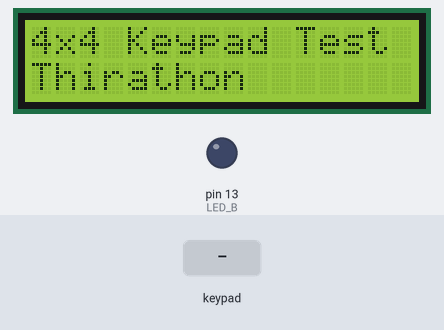
Bench run of a sketch on a simulated Arduino Uno, built with avr-gcc and run on an emulated ATmega328P. On the bench: 16×2 character LCD, output pins drawn as LEDs (lit = HIGH). The test bench sets the inputs (shaded band). What the sketch prints to the serial monitor is not drawn.

Above: at 0.1 s.
5.3 s: keypad keys 1 2 1 1 1 0 9 # pressed 0.4 s apart
At 9.3 s:
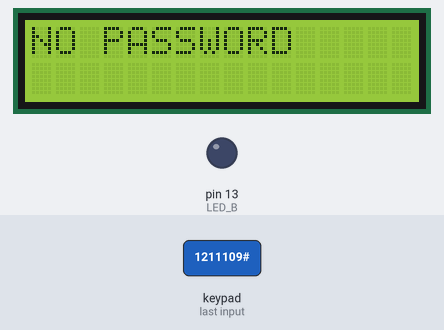
10.0 s: keypad keys 1 2 1 1 1 0 9 A pressed 0.4 s apart
At 13.3 s:
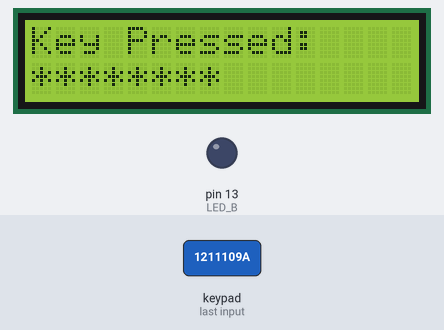
14.7 s: key 'B' pressed
At 15.9 s:
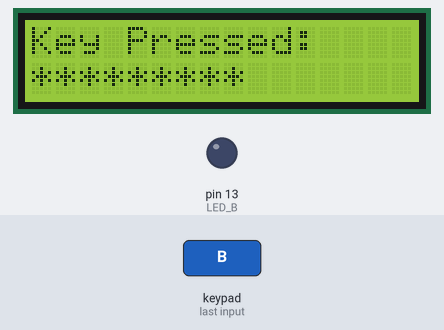
16.2 s: keypad keys 1 2 1 1 1 0 9 D pressed 0.4 s apart
At 19.0 s:
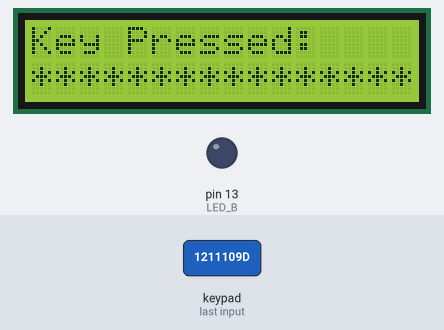
20.9 s: key '*' pressed
At 22.4 s:
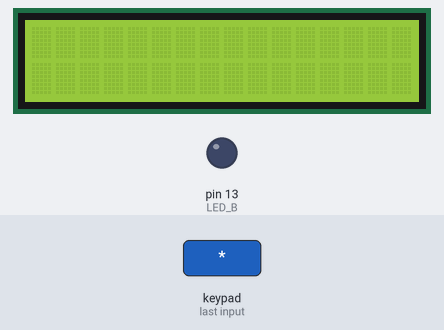
23.4 s: key '1' pressed
At 24.7 s:
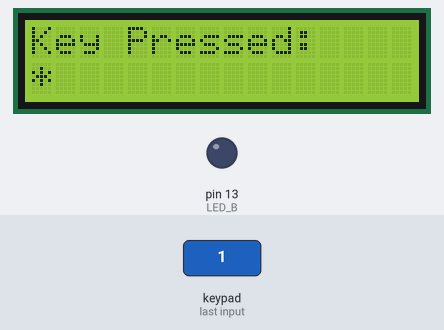
Timing chart, 0 to 25.9 s (numbered marks = the images above; inputs shaded):
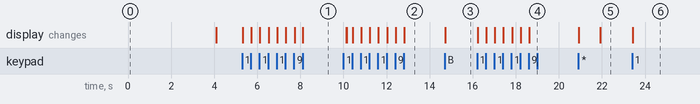

The sketch:

LAB43.ino
```cpp
/*LAB4.3*/
//https://app.cirkitdesigner.com/project/10dead32-6c0e-457e-97b3-138df0d95000


#include <Wire.h>
#include <LiquidCrystal_I2C.h>
LiquidCrystal_I2C lcd(0x27, 16, 2);

#include <Keypad.h>

#define LED_B 13

const byte ROWS = 4; // Number of rows
const byte COLS = 4; // Number of columns


byte rowPins[ROWS] = {12, 11, 10, 9};   // Connect to R1, R2, R3, R4
byte colPins[COLS] = {7, 6, 5, 4};   // Connect to C1, C2, C3, C4

char keys[ROWS][COLS] = {
  {'1', '2', '3', 'A'},
  {'4', '5', '6', 'B'},
  {'7', '8', '9', 'C'},
  {'*', '0', '#', 'D'}
};

// Create a Keypad object
Keypad keypad = Keypad(makeKeymap(keys), rowPins, colPins, ROWS, COLS);


String display_password = "";
String input_password = "";

String input_password1 = "0825128368";


void setup() {
  Serial.begin(9600); // Initialize serial communication
  Serial.println("4x4 Keypad Test");


  lcd.init();
  lcd.backlight();
  lcd.clear();

  lcd.setCursor(0, 0);
  lcd.print("4x4 Keypad Test ");
  lcd.setCursor(0, 1);
  lcd.print("Thirathon");

  delay(4000);
  lcd.clear();

  pinMode(LED_B, OUTPUT);
  digitalWrite(LED_B, LOW);

}

void loop() {
  char key = keypad.getKey(); // Get the key pressed

  if (key) { // If a key is pressed

    //เมื่อกด ปุ่ม * == > Clear
    if (key == '*') {
      input_password = "";
      display_password = "";
      lcd.clear();
      lcd.setCursor(0, 1);
      lcd.print("CLEAR PASSWORD");
      delay(1000);
      lcd.clear();

    }
    else if (key == '#') {
        lcd.clear();
        if (input_password == input_password1) {
         lcd.setCursor(0, 0);
         lcd.print("OK PASSWORD");
         Serial.println("Password OK!");
         digitalWrite(LED_B, 1);

         }
        else { lcd.setCursor(0, 0);
         lcd.print("NO PASSWORD");
         Serial.println("Password NO!");
         digitalWrite(LED_B, 0);
         }
         delay(2000);
         lcd.clear();
         input_password = ""; // รีเซ็ตรหัสหลังตรวจสอบ
         display_password = "";
         }
    else{
    input_password += key;
    display_password += "*";
    lcd.setCursor(0, 0);
    lcd.print("Key Pressed: ");
    lcd.setCursor(0, 1);
    lcd.print(display_password);

    Serial.print("Key Pressed: ");
    Serial.println(key); // Print the key to the serial monitor
    }

  }

}
```

Measured:
- after the input at 5.3 s, the display: first changes at once (image 1 shows a later state)
- after the input at 10.0 s, the display: first differs from a run without the input after 0.15 s (image 2 shows a later state)
- after the input at 14.7 s, the display: changes at once (image 3)
- after the input at 16.2 s, the display: first changes at once (image 4 shows a later state)
- after the input at 20.9 s, the display: first changes at once (image 5 shows a later state)
- after the input at 23.4 s, the display: changes at once (image 6)
